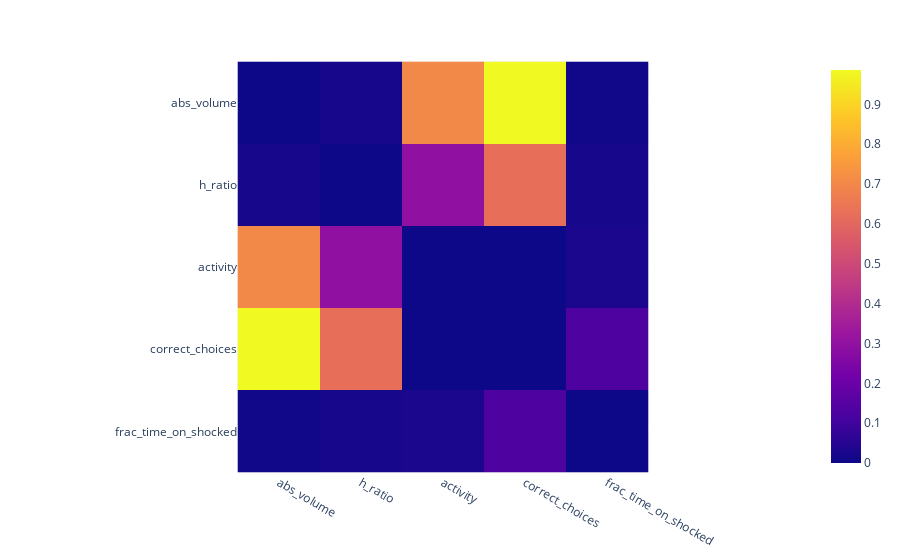

The code cell stored with this chart in its notebook:
### Code cell
fig = px.imshow(calculate_pvalues(merged_df[["abs_volume","h_ratio","activity","correct_choices","frac_time_on_shocked"]]))
fig.show()

### Figure 1 — Plotly figure (JSON) as saved in the notebook; plotly's stock layout.template omitted (floating-point values rounded to 4 significant figures)
{"data": [{"coloraxis": "coloraxis", "hovertemplate": "x: %{x}<br>y: %{y}<br>color: %{z}<extra></extra>", "name": "0", "type": "heatmap", "x": ["abs_volume", "h_ratio", "activity", "correct_choices", "frac_time_on_shocked"], "xaxis": "x", "y": ["abs_volume", "h_ratio", "activity", "correct_choices", "frac_time_on_shocked"], "yaxis": "y", "z": [[0, 0.0168, 0.7051, 0.9863, 0.0074], [0.0168, 0, 0.2976, 0.6247, 0.0174], [0.7051, 0.2976, 0, 0, 0.0259], [0.9863, 0.6247, 0, 0, 0.1294], [0.0074, 0.0174, 0.0259, 0.1294, 0]]}], "layout": {"coloraxis": {"colorscale": [[0, "#0d0887"], [0.1111, "#46039f"], [0.2222, "#7201a8"], [0.3333, "#9c179e"], [0.4444, "#bd3786"], [0.5556, "#d8576b"], [0.6667, "#ed7953"], [0.7778, "#fb9f3a"], [0.8889, "#fdca26"], [1, "#f0f921"]]}, "margin": {"t": 60}, "xaxis": {"anchor": "y", "constrain": "domain", "domain": [0, 1], "scaleanchor": "y"}, "yaxis": {"anchor": "x", "autorange": "reversed", "constrain": "domain", "domain": [0, 1]}}}
